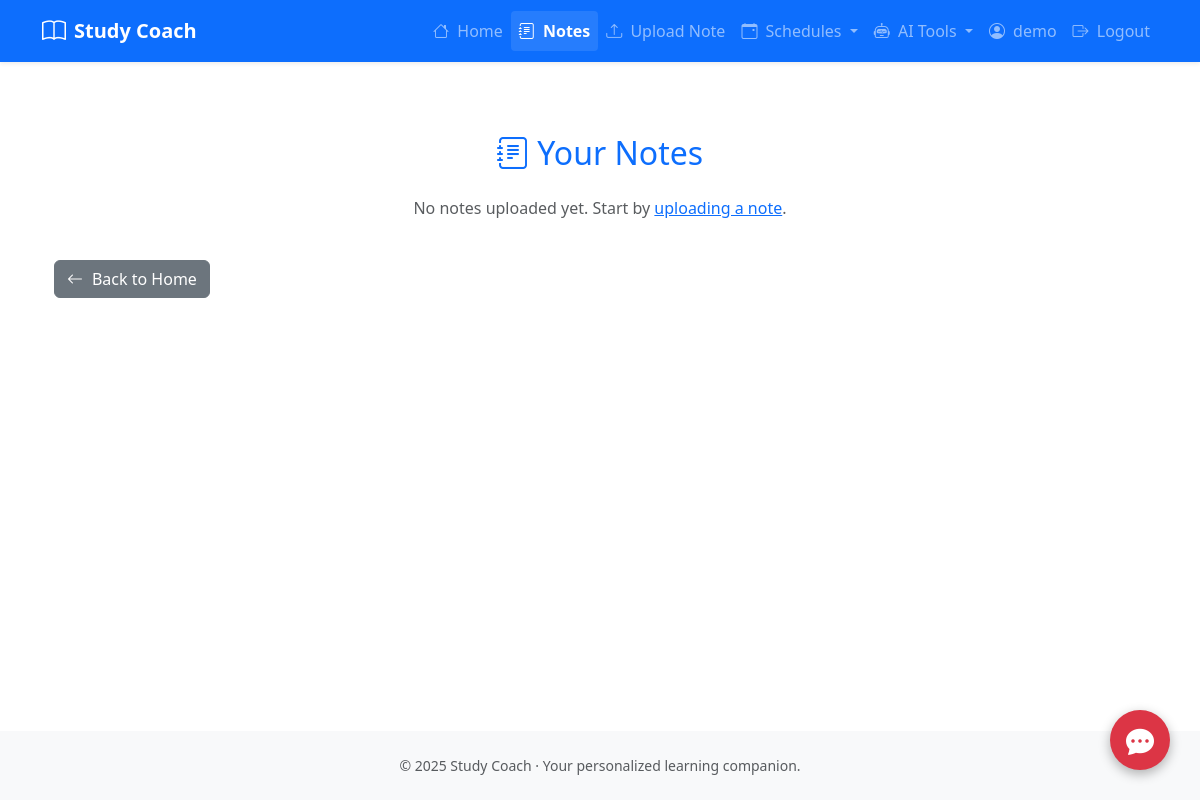
Before: /notes (signed in) with the older database file.
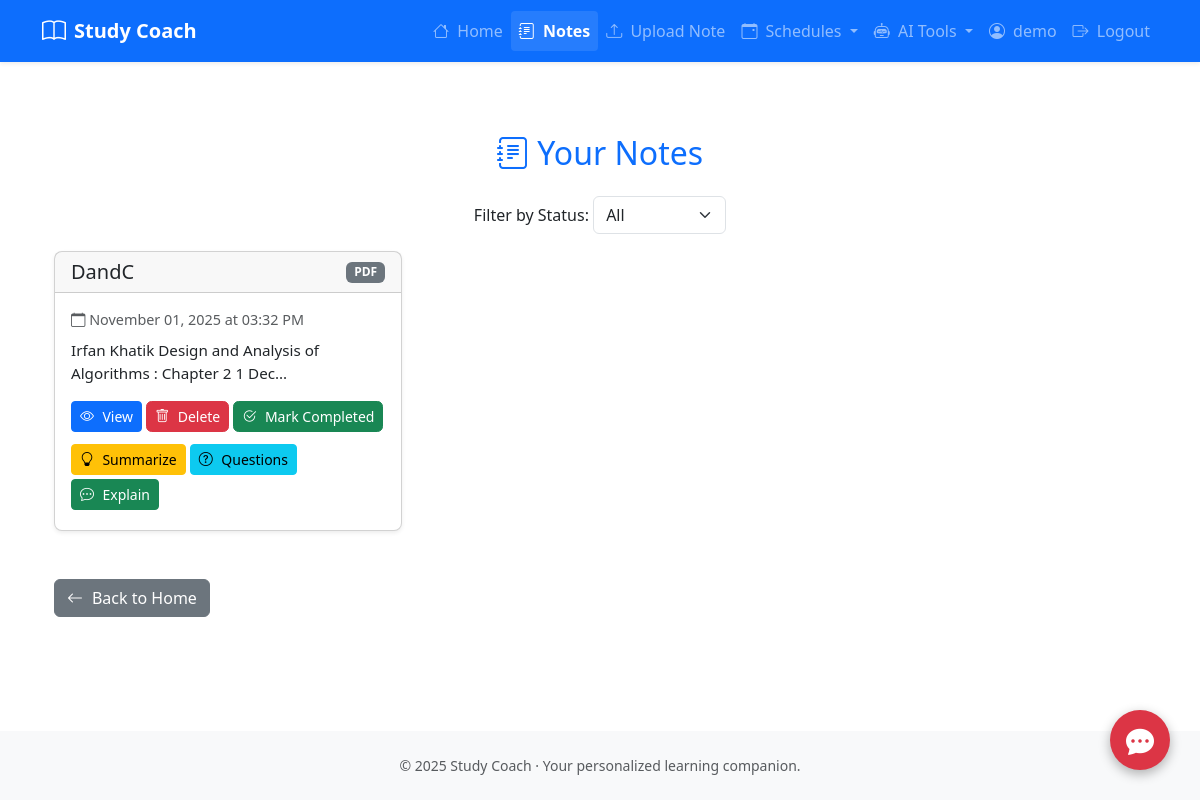
After: the same page with the newer database file.
### tables this page shows
CREATE TABLE users (
                id INTEGER PRIMARY KEY AUTOINCREMENT,
                username TEXT UNIQUE NOT NULL,
                password TEXT NOT NULL
            );

CREATE TABLE notes (
                id INTEGER PRIMARY KEY AUTOINCREMENT,
                user_id INTEGER,
                title TEXT NOT NULL,
                content TEXT NOT NULL,
                file_type TEXT NOT NULL,
                upload_date TEXT NOT NULL,
                summary TEXT,
                questions TEXT,
                FOREIGN KEY (user_id) REFERENCES users(id)
            );

### app.py (the view)
@app.route('/notes')
@login_required
def notes():
    conn = get_db_connection()
    all_notes = conn.execute(
        'SELECT * FROM notes WHERE user_id = ? ORDER BY upload_date DESC',
        (session['user_id'],)
    ).fetchall()
    conn.close()
    notes_list = [
        dict(note, upload_date=datetime.fromisoformat(note['upload_date']))
        for note in all_notes
    ]
    return render_template('notes.html', notes=notes_list)

### app.py (called while the page is built)
def get_db_connection():
    conn = sqlite3.connect(DATABASE)
    conn.row_factory = sqlite3.Row
    return conn

@login_manager.user_loader
def load_user(user_id):
    conn = get_db_connection()
    row = conn.execute('SELECT * FROM users WHERE id = ?', (user_id,)).fetchone()
    conn.close()
    if row:
        return User(row['id'], row['username'], row['password'])
    return None

@app.context_processor
def inject_now():
    return {'datetime': datetime, 'current_user': current_user}

### templates/notes.html (shortened to what this page needs)
{% extends "base.html" %} {% block title %}Notes - Study Coach{% endblock %} {%
block content %}
<div class="container mt-5">
  <h2 class="mb-4 text-primary text-center">
    <i class="bi bi-journal-text"></i> Your Notes
  </h2>
  {% if notes %}
  <div class="mb-3 text-center">
    <label for="filterStatus" class="form-label">Filter by Status:</label>
    <select
      id="filterStatus"
      class="form-select w-auto d-inline-block"
      onchange="filterNotes()"
    >
      <option value="all">All</option>
    </select>
  </div>
  <div class="row" id="notesContainer">
    {% for note in notes %}
    <div
      class="col-md-4 mb-4 note-card"
      data-status="{{ 'completed' if note.is_completed else 'pending' }}"
    >
      <div class="card shadow-sm h-100">
        <div
          class="card-header d-flex justify-content-between align-items-center"
        >
          <h5 class="mb-0">{{ note.title }}</h5>
          <span class="badge bg-secondary text-uppercase"
            >{{ note.file_type }}</span
          >
        </div>
        <div class="card-body">
          <p class="text-muted mb-2" style="font-size: 0.9rem">
            <i class="bi bi-calendar"></i> {{ note.upload_date.strftime('%B %d,
            %Y at %I:%M %p') }}
          </p>
          <p class="card-text">
            {{ note.content[:100] }}{% if note.content|length > 100 %}...{%
            endif %}
          </p>
          <a
            href="{{ url_for('view_note', note_id=note.id) }}"
            class="btn btn-primary btn-sm mb-1"
          >
            <i class="bi bi-eye"></i> View
          </a>
          <form
            method="POST"
            action="{{ url_for('delete_note', note_id=note.id) }}"
            style="display: inline"
          >
            <button
              type="submit"
              class="btn btn-danger btn-sm mb-1"
              onclick="return confirm('Are you sure you want to delete this note?')"
            >
              <i class="bi bi-trash"></i> Delete
            </button>
          </form>
          {% if not note.is_completed %}
          <form
            method="POST"
            action="{{ url_for('view_note', note_id=note.id) }}"
            action="{{ url_for('view_note', note_id=note.id) }}"
            style="display: inline"
          >
            <button type="submit" class="btn btn-success btn-sm mb-1">
              <i class="bi bi-check2-circle"></i> Mark Completed
            </button>
          </form>
          {% else %}
          <span class="badge bg-success mb-1">Completed</span>
          {% endif %}
          <div class="mt-2">
            <a
              href="{{ url_for('summarize_note', note_id=note.id) }}"
              class="btn btn-warning btn-sm mb-1"
            >
              <i class="bi bi-lightbulb"></i> Summarize
            </a>
            <a
              href="{{ url_for('questions_route', note_id=note.id) }}"
              class="btn btn-info btn-sm mb-1"
            >
              <i class="bi bi-question-circle"></i> Questions
            </a>
            <a
              href="{{ url_for('explain_note', note_id=note.id) }}"
              class="btn btn-success btn-sm mb-1"
            >
              <i class="bi bi-chat-dots"></i> Explain
            </a>
          </div>
        </div>
      </div>
    </div>
    {% endfor %}
  </div>
  {% else %}
  <p class="text-center text-muted">
    No notes uploaded yet. Start by
    <a href="{{ url_for('upload') }}">uploading a note</a>.
  </p>
  {% endif %}
  <a href="{{ url_for('home') }}" class="btn btn-secondary mt-4">
    <i class="bi bi-arrow-left"></i> Back to Home
  </a>
</div>
{% endblock %}

### templates/base.html (shortened to what this page needs)
<!DOCTYPE html>
<html lang="en">
<head>
  <link href="https://cdn.jsdelivr.net/npm/bootstrap@5.3.0/dist/css/bootstrap.min.css" rel="stylesheet" />
  <link rel="stylesheet" href="https://cdn.jsdelivr.net/npm/bootstrap-icons@1.10.0/font/bootstrap-icons.css" />
  <link rel="stylesheet" href="{{ url_for('static', filename='style.css') }}" />
</head>
<body class="d-flex flex-column min-vh-100">
  <nav class="navbar navbar-expand-lg navbar-dark bg-primary shadow-sm">
    <div class="container">
      <a class="navbar-brand fw-bold d-flex align-items-center" href="{{ url_for('home') }}">
        <i class="bi bi-book me-2 fs-4"></i> Study Coach
      </a>
      <div class="collapse navbar-collapse" id="navbarNav">
        <ul class="navbar-nav ms-auto mb-2 mb-lg-0">
          <li class="nav-item">
            <a class="nav-link {% if request.endpoint == 'home' %}active{% endif %}" href="{{ url_for('home') }}">
              <i class="bi bi-house me-1"></i> Home
            </a>
          </li>
          <li class="nav-item">
            <a class="nav-link {% if request.endpoint == 'notes' %}active{% endif %}" href="{{ url_for('notes') }}">
              <i class="bi bi-journal-text me-1"></i> Notes
            </a>
          </li>
          <li class="nav-item">
            <a class="nav-link {% if request.endpoint == 'upload' %}active{% endif %}" href="{{ url_for('upload') }}">
              <i class="bi bi-upload me-1"></i> Upload Note
            </a>
          </li>
          <li class="nav-item dropdown">
            <a class="nav-link dropdown-toggle {% if 'schedule' in request.endpoint %}active{% endif %}" href="#"
              id="scheduleDropdown" role="button" data-bs-toggle="dropdown" aria-expanded="false">
              <i class="bi bi-calendar-event me-1"></i> Schedules
            </a>
          </li>
          <li class="nav-item dropdown">
            <a class="nav-link dropdown-toggle {% if 'summarize' in request.endpoint or 'questions' in request.endpoint or 'explain' in request.endpoint %}active{% endif %}"
              href="#" id="aiDropdown" role="button" data-bs-toggle="dropdown" aria-expanded="false">
              <i class="bi bi-robot me-1"></i> AI Tools
            </a>
          </li>
          {% if session.get('username') %}
          <li class="nav-item">
            <a class="nav-link" href="#">
              <i class="bi bi-person-circle me-1"></i> {{ session.get('username') }}
            </a>
          </li>
          <li class="nav-item">
            <a class="nav-link" href="{{ url_for('logout') }}">
              <i class="bi bi-box-arrow-right me-1"></i> Logout
            </a>
          </li>
          {% endif %}
        </ul>
      </div>
    </div>
  </nav>
  <div class="container mt-4 flex-grow-1">
    <a href="{{ url_for('rag_chat') }}" class="rag-chat-btn">
      <i class="bi bi-chat-dots-fill fs-3"></i>
    </a>
    {% block content %}{% endblock %}
  </div>
  <footer class="mt-auto py-4 bg-light">
    <div class="container text-center">
      <p class="text-muted small mb-0">
        &copy; {{ datetime.utcnow().year }} Study Coach &middot; Your
        personalized learning companion.
      </p>
    </div>
  </footer>
</body>
</html>

### static/style.css (style rules this page uses)
.navbar-brand i { font-size: 1.3rem; }
.navbar-nav .nav-link.active { font-weight: bold; color: #fff !important; background-color: rgba(255, 255, 255, 0.1); border-radius: 0.25rem; }
.card { border-radius: 0.5rem; }
.card-header { font-weight: 600; }
.card-body p { font-size: 0.95rem; }
.btn i { margin-right: 0.3rem; }
footer { background-color: #f8f9fa; }
footer p { font-size: 0.85rem; }
form .btn { border-radius: 0.35rem; }

### templates/base.html (style rules this page uses)
.rag-chat-btn { position: fixed; bottom: 30px; right: 30px; background: #dc3545; color: white; width: 60px; height: 60px; border-radius: 50%; display: flex; align-items: center; justify-content: center; box-shadow: 0 4px 12px rgba(0, 0, 0, 0.3); text-decoration: none; z-index: 1000; transition: transform 0.2s ease-in-out; }

Changed rows visible on the page:
added notes: title "DandC", file_type "PDF", upload_date "November 01, 2025 at 03:32 PM", content "Irfan Khatik Design and Analysis of Algorithms : Chapter 2 1 Dec"
Other visible differences:
form field value: (not shown) → "All"
text no longer shown: "No notes uploaded yet. Start by uploading a note ."
text now shown: "Filter by Status:"
